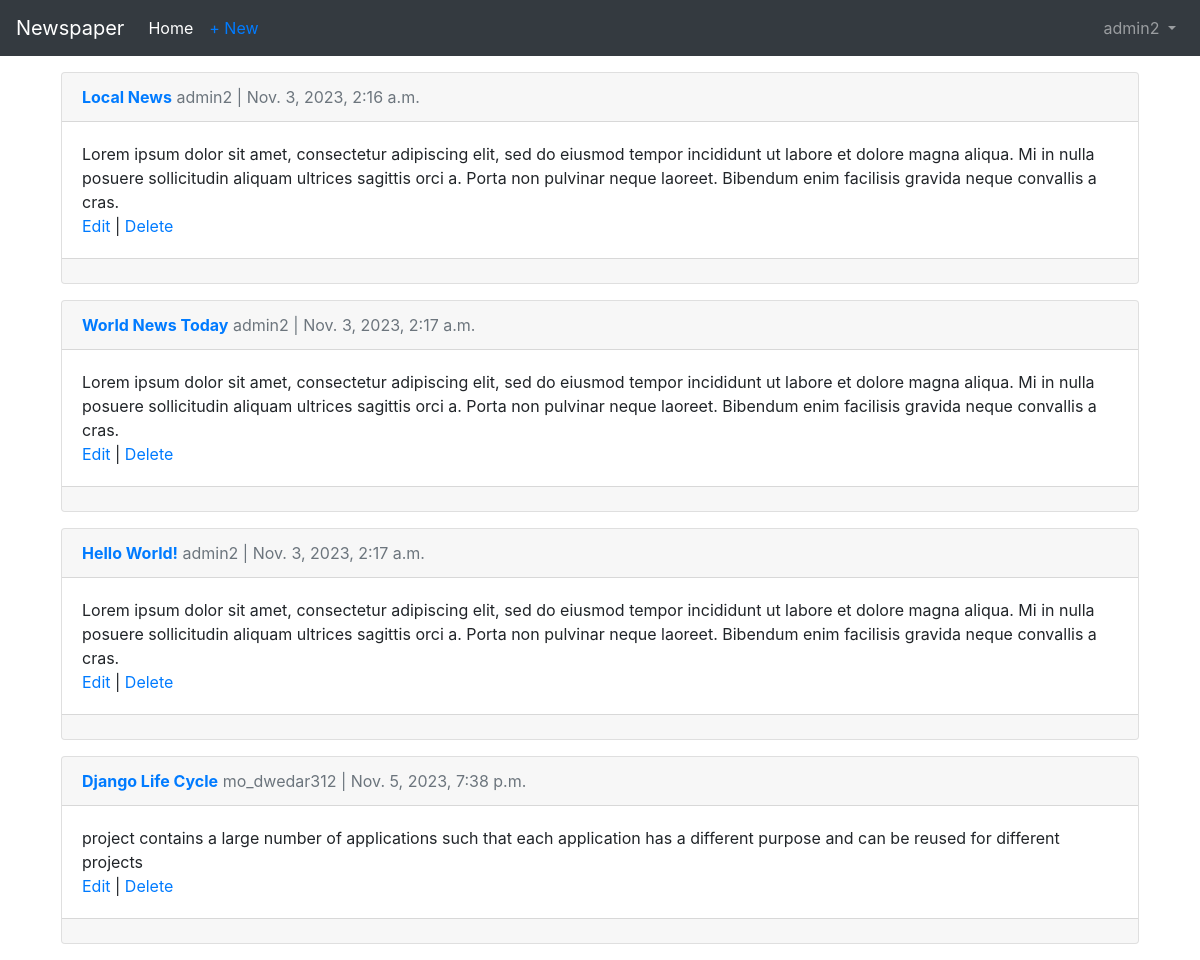
The page /articles/ (signed in) on the database as committed earlier.
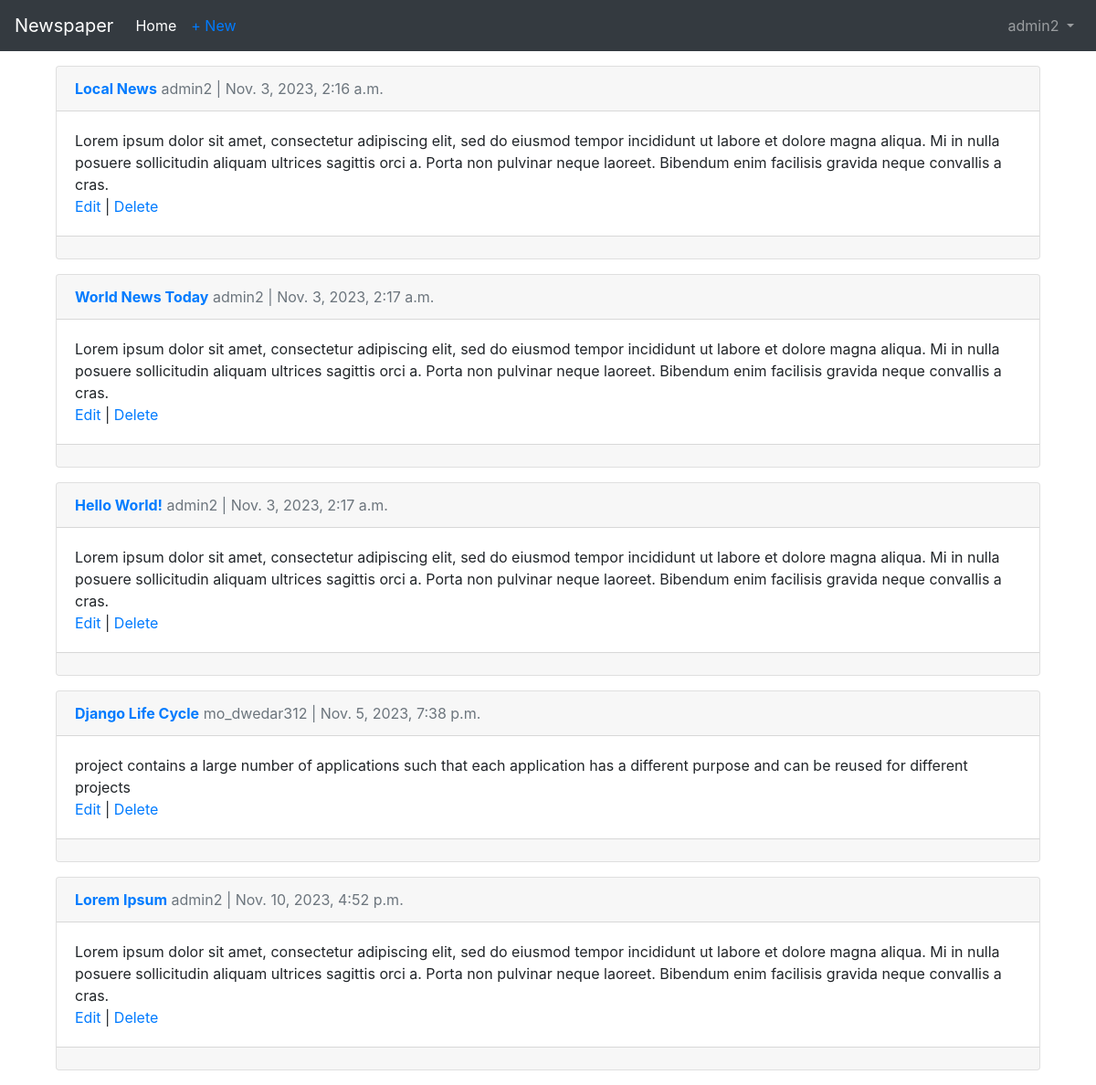
The same page on the database as committed later.
### articles/models.py (models this page shows, shortened)
class Article(models.Model):
    title = models.CharField(max_length=255)
    body = models.TextField()
    date = models.DateTimeField(auto_now_add=True)
    author = models.ForeignKey(
        get_user_model(),
        on_delete=models.CASCADE,
    )

### accounts/models.py (models this page shows)
class CustomUser(AbstractUser):
    age = models.PositiveBigIntegerField(null=True , blank=True)

### articles/views.py (the view)
# urls.py: path('' , ArticleListView.as_view() , name='article_list'),
class ArticleListView(LoginRequiredMixin,ListView):
    model = Article
    template_name = 'article_list.html'

### templates/article_list.html (shortened to what this page needs)
{% extends 'base.html' %}
{% block content %}
    {% for article in object_list %}
        <div class="card m-3">
            <div class="card-header">
                <span class="font-weight-bold"><a href="{% url 'article_detail' article.pk %}">{{article.title}}</a></span>
                <span class="text-muted">{{article.author}} | {{article.date}}</span>
            </div>
            <div class="card-body">
                {{article.body}}
                <br>
                <a href="{% url 'article_edit' article.pk %}">Edit</a> |
                <a href="{% url 'article_delete' article.pk %}">Delete</a>
            </div>
            <div class="card-footer">
            </div>
        </div>
    {% endfor %}
{% endblock content %}

Rows that differ between the two databases and show on the page:
added Article: title "Lorem Ipsum", author "admin2", date "Nov. 10, 2023, 4:52 p.m.", body "Lorem ipsum dolor sit amet, consectetur adipiscing elit, sed do eiusmod tempor incididunt ut labore et dolore magna aliqua. Mi in nulla posuere sollicitudin aliquam ultrices sagittis orci a. Porta non pulvinar neque laoreet. Bibendum enim facilisis gravida neque convallis a cras."
